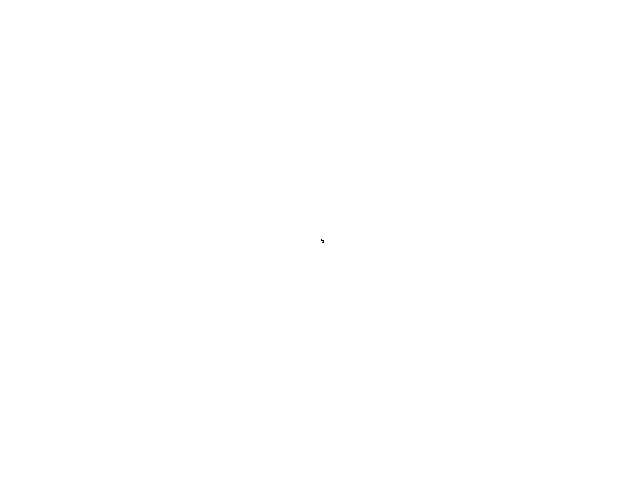
Frame 1 (no input)
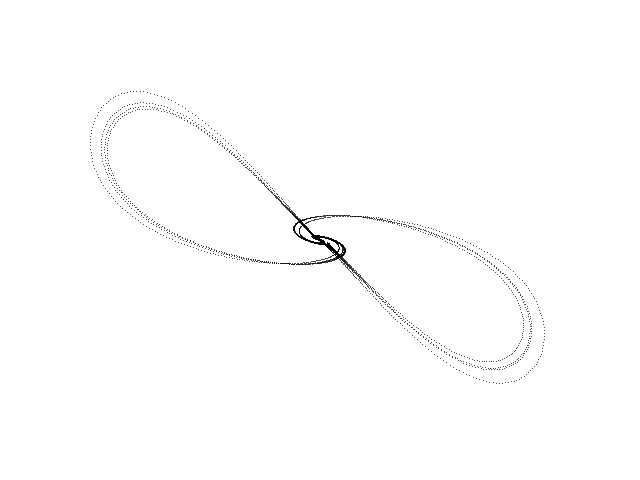
Frame 60 (the mouse pressed at the canvas centre just before this capture)
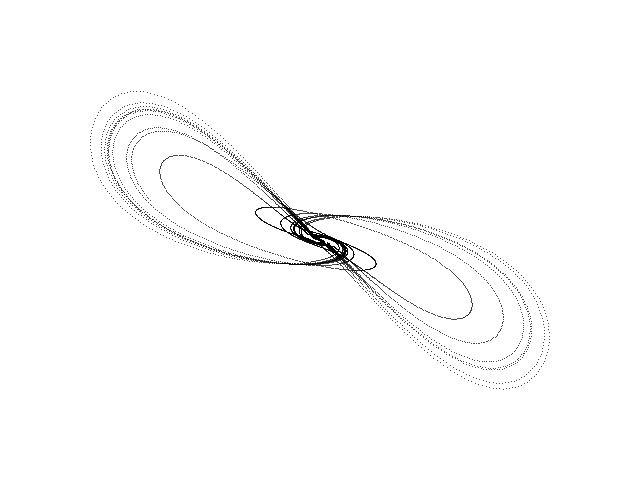
Frame 120 (the mouse held since frame 60 and released just before this capture)

The Processing sketch that drew these frames (run headless with seeded random() and noise(); from frame 60 on, the mouse is pressed at the canvas centre):

// Processing sketch: Elhadj_Sprott
// ── Elhadj_Sprott.pde
// Elhadj-Sprott chaotic attractor //

  float x = 0.1;
  float y = 0.2;
  float z = 0.1;
  float dt = 0.0005;
  float a = 40.0;
  float b = 33.0;
  float c = 10.0;


void setup() {
  
  size(640, 480);
  background(255);
  
}

void draw() {
  
  for (int i=0; i<100; i++) {
    
    float nx = x;
    float ny = y;
    float nz = z;
        
    x = nx + dt * (a * (ny - nx));
    y = ny + dt * (-a * nx - b * ny * nz);
    z = nz + dt * (-c + pow(ny, 2.0));
        
    point(320 + (28 * x), 240 + (12 * y));
        
  }

}
